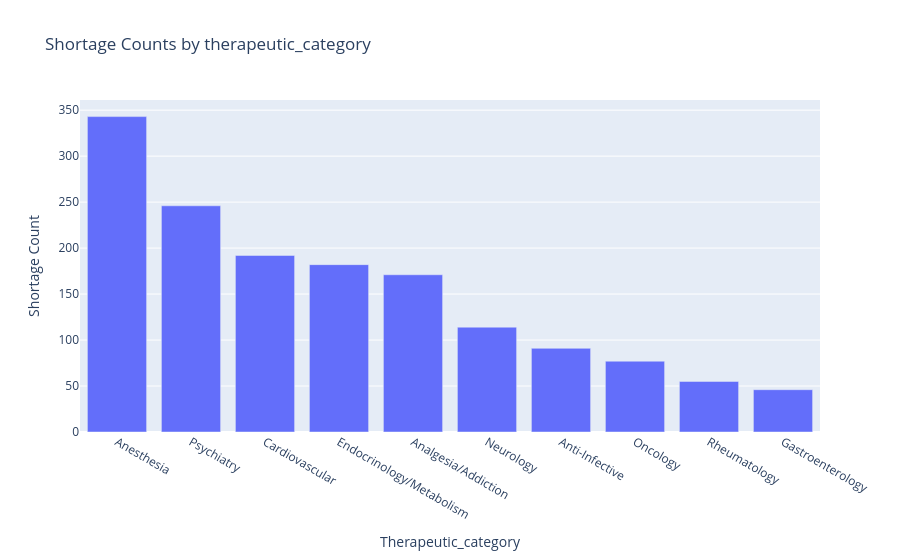
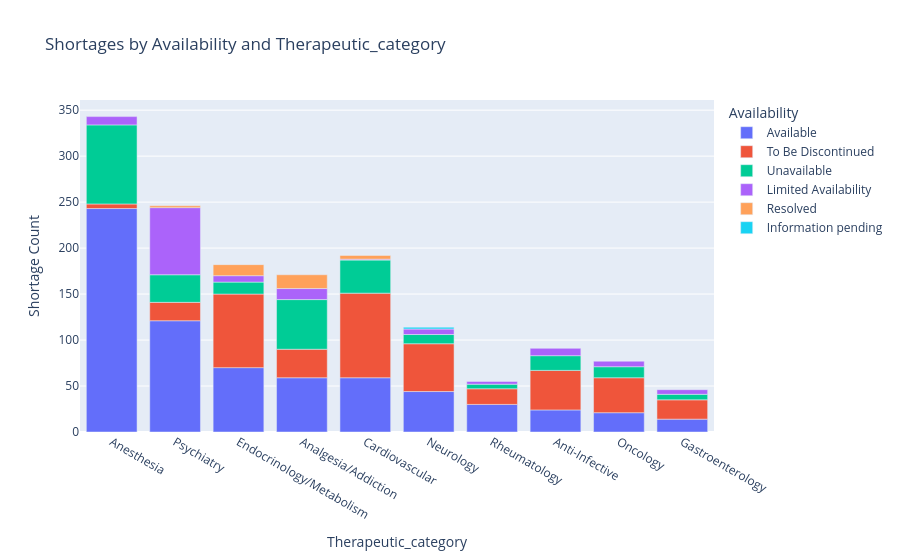

The code cell stored with these charts, in order, in its notebook:
### Markdown cell above
## Category Distribution
Distribution of therapeutic areas in which shortage has been recorded in the past

### Code cell
def bar_chart_categorical(df, status_category = 'availability', groupby_category = 'therapeutic_category'):
    category_counts = df[groupby_category].value_counts().reset_index().sort_values('count', ascending=False)
    category_counts = category_counts.head(10)
    category_counts.columns = [groupby_category, 'count']
    valid_categories = category_counts[groupby_category].tolist()

    category_with_availability = df[df[groupby_category].isin(valid_categories)]
    category_with_availability = category_with_availability.groupby([groupby_category, status_category]).size().reset_index(name='count').sort_values('count', ascending=False)

    fig1 = px.bar(category_counts, x=groupby_category, y='count', 
                 title=f'Shortage Counts by {groupby_category}',
                 labels={groupby_category: groupby_category.capitalize(), 'count': 'Shortage Count'})

    fig2 = px.bar(category_with_availability, x=groupby_category, y='count', color=status_category,
                  title=f'Shortages by {status_category.capitalize()} and {groupby_category.capitalize()}',
                  labels={groupby_category: groupby_category.capitalize(), 'count': 'Shortage Count', status_category: status_category.capitalize()})

    fig1.show()
    fig2.show()

bar_chart_categorical(df, status_category = 'availability', groupby_category = 'therapeutic_category')

### Figure 1 — Plotly figure (JSON) as saved in the notebook; plotly's stock layout.template omitted (floating-point values rounded to 4 significant figures)
{"data": [{"hovertemplate": "Therapeutic_category=%{x}<br>Shortage Count=%{y}<extra></extra>", "legendgroup": "", "marker": {"color": "#636efa", "pattern": {"shape": ""}}, "name": "", "orientation": "v", "showlegend": false, "textposition": "auto", "type": "bar", "x": ["Anesthesia", "Psychiatry", "Cardiovascular", "Endocrinology/Metabolism", "Analgesia/Addiction", "Neurology", "Anti-Infective", "Oncology", "Rheumatology", "Gastroenterology"], "xaxis": "x", "y": [343, 246, 192, 182, 171, 114, 91, 77, 55, 46], "yaxis": "y"}], "layout": {"barmode": "relative", "legend": {"tracegroupgap": 0}, "title": {"text": "Shortage Counts by therapeutic_category"}, "xaxis": {"anchor": "y", "domain": [0, 1], "title": {"text": "Therapeutic_category"}}, "yaxis": {"anchor": "x", "domain": [0, 1], "title": {"text": "Shortage Count"}}}}

### Figure 2 — Plotly figure (JSON) as saved in the notebook; plotly's stock layout.template omitted (floating-point values rounded to 4 significant figures)
{"data": [{"hovertemplate": "Availability=Available<br>Therapeutic_category=%{x}<br>Shortage Count=%{y}<extra></extra>", "legendgroup": "Available", "marker": {"color": "#636efa", "pattern": {"shape": ""}}, "name": "Available", "orientation": "v", "showlegend": true, "textposition": "auto", "type": "bar", "x": ["Anesthesia", "Psychiatry", "Endocrinology/Metabolism", "Analgesia/Addiction", "Cardiovascular", "Neurology", "Rheumatology", "Anti-Infective", "Oncology", "Gastroenterology"], "xaxis": "x", "y": [243, 121, 70, 59, 59, 44, 30, 24, 21, 14], "yaxis": "y"}, {"hovertemplate": "Availability=To Be Discontinued<br>Therapeutic_category=%{x}<br>Shortage Count=%{y}<extra></extra>", "legendgroup": "To Be Discontinued", "marker": {"color": "#EF553B", "pattern": {"shape": ""}}, "name": "To Be Discontinued", "orientation": "v", "showlegend": true, "textposition": "auto", "type": "bar", "x": ["Cardiovascular", "Endocrinology/Metabolism", "Neurology", "Anti-Infective", "Oncology", "Analgesia/Addiction", "Gastroenterology", "Psychiatry", "Rheumatology", "Anesthesia"], "xaxis": "x", "y": [92, 80, 52, 43, 38, 31, 21, 20, 17, 5], "yaxis": "y"}, {"hovertemplate": "Availability=Unavailable<br>Therapeutic_category=%{x}<br>Shortage Count=%{y}<extra></extra>", "legendgroup": "Unavailable", "marker": {"color": "#00cc96", "pattern": {"shape": ""}}, "name": "Unavailable", "orientation": "v", "showlegend": true, "textposition": "auto", "type": "bar", "x": ["Anesthesia", "Analgesia/Addiction", "Cardiovascular", "Psychiatry", "Anti-Infective", "Endocrinology/Metabolism", "Oncology", "Neurology", "Gastroenterology", "Rheumatology"], "xaxis": "x", "y": [86, 54, 36, 30, 16, 13, 12, 10, 6, 5], "yaxis": "y"}, {"hovertemplate": "Availability=Limited Availability<br>Therapeutic_category=%{x}<br>Shortage Count=%{y}<extra></extra>", "legendgroup": "Limited Availability", "marker": {"color": "#ab63fa", "pattern": {"shape": ""}}, "name": "Limited Availability", "orientation": "v", "showlegend": true, "textposition": "auto", "type": "bar", "x": ["Psychiatry", "Analgesia/Addiction", "Anesthesia", "Anti-Infective", "Endocrinology/Metabolism", "Oncology", "Neurology", "Gastroenterology", "Rheumatology", "Cardiovascular"], "xaxis": "x", "y": [73, 12, 9, 8, 7, 6, 6, 5, 3, 1], "yaxis": "y"}, {"hovertemplate": "Availability=Resolved<br>Therapeutic_category=%{x}<br>Shortage Count=%{y}<extra></extra>", "legendgroup": "Resolved", "marker": {"color": "#FFA15A", "pattern": {"shape": ""}}, "name": "Resolved", "orientation": "v", "showlegend": true, "textposition": "auto", "type": "bar", "x": ["Analgesia/Addiction", "Endocrinology/Metabolism", "Cardiovascular", "Psychiatry"], "xaxis": "x", "y": [15, 12, 4, 2], "yaxis": "y"}, {"hovertemplate": "Availability=Information pending<br>Therapeutic_category=%{x}<br>Shortage Count=%{y}<extra></extra>", "legendgroup": "Information pending", "marker": {"color": "#19d3f3", "pattern": {"shape": ""}}, "name": "Information pending", "orientation": "v", "showlegend": true, "textposition": "auto", "type": "bar", "x": ["Neurology"], "xaxis": "x", "y": [2], "yaxis": "y"}], "layout": {"barmode": "relative", "legend": {"title": {"text": "Availability"}, "tracegroupgap": 0}, "title": {"text": "Shortages by Availability and Therapeutic_category"}, "xaxis": {"anchor": "y", "domain": [0, 1], "title": {"text": "Therapeutic_category"}}, "yaxis": {"anchor": "x", "domain": [0, 1], "title": {"text": "Shortage Count"}}}}
